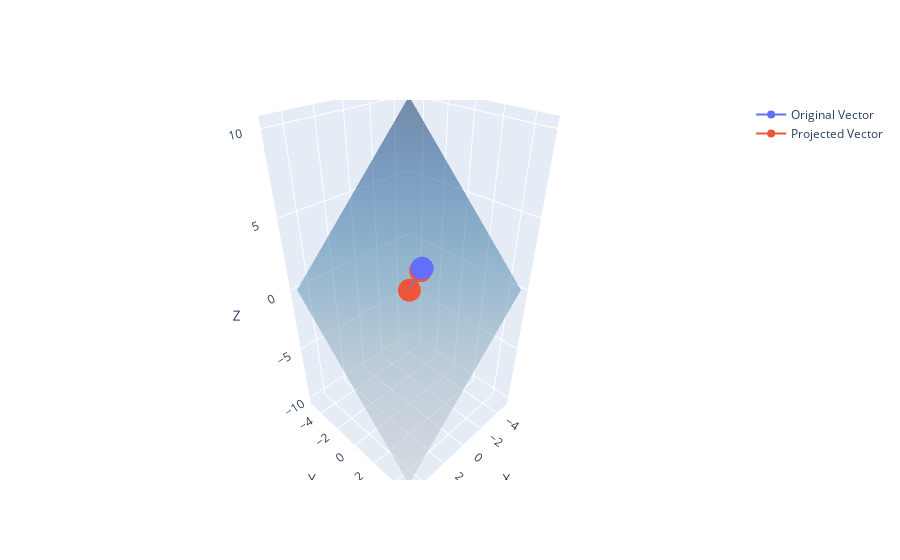

Notebook code cell kept with this figure:
### Markdown cell above
- Gọi $ Ax $ là hình chiếu của vector y lên trên columns space của A. Khi đó ta có: $$ A^T (y - Ax)  = 0 \\ A^T y - A^TAx  = 0 \\ x = (A^TA)^{-1}A^Ty $$

### Code cell
import plotly.graph_objects as go


# Tạo vector
vector = np.array([1, 2, 3])

# Tạo vector pháp tuyến cho mặt phẳng (ví dụ: phương trình mặt phẳng x + y + z = 0)
normal_vector = np.array([1, 1, 1])

# Tính toán hình chiếu của vector lên mặt phẳng
projection = vector - np.dot(vector, normal_vector) / np.dot(normal_vector, normal_vector) * normal_vector

# Tạo mặt phẳng
xx, yy = np.meshgrid(range(-5, 6), range(-5, 6))
zz = -(normal_vector[0]*xx + normal_vector[1]*yy) / normal_vector[2]

# Tạo dữ liệu cho plotly
data = [
    go.Scatter3d(x=[0, vector[0]], y=[0, vector[1]], z=[0, vector[2]], name="Original Vector"),
    go.Scatter3d(x=[0, projection[0]], y=[0, projection[1]], z=[0, projection[2]], name="Projected Vector"),
    go.Surface(x=xx, y=yy, z=zz, opacity=0.5, colorscale='blues', showscale=False)
]

# Tạo layout cho plot
layout = go.Layout(scene=dict(
                    xaxis=dict(title='X'),
                    yaxis=dict(title='Y'),
                    zaxis=dict(title='Z')))

# Tạo figure và vẽ
fig = go.Figure(data=data, layout=layout)
fig.show()

### Figure 1 — Plotly figure (JSON) as saved in the notebook; plotly's stock layout.template omitted (floating-point values rounded to 4 significant figures)
{"data": [{"name": "Original Vector", "type": "scatter3d", "x": [0, 1], "y": [0, 2], "z": [0, 3]}, {"name": "Projected Vector", "type": "scatter3d", "x": [0, -1], "y": [0, 0], "z": [0, 1]}, {"colorscale": [[0, "rgb(247,251,255)"], [0.125, "rgb(222,235,247)"], [0.25, "rgb(198,219,239)"], [0.375, "rgb(158,202,225)"], [0.5, "rgb(107,174,214)"], [0.625, "rgb(66,146,198)"], [0.75, "rgb(33,113,181)"], [0.875, "rgb(8,81,156)"], [1, "rgb(8,48,107)"]], "opacity": 0.5, "showscale": false, "type": "surface", "x": [[-5, -4, -3, -2, -1, 0, 1, 2, 3, 4, 5], [-5, -4, -3, -2, -1, 0, 1, 2, 3, 4, 5], [-5, -4, -3, -2, -1, 0, 1, 2, 3, 4, 5], [-5, -4, -3, -2, -1, 0, 1, 2, 3, 4, 5], [-5, -4, -3, -2, -1, 0, 1, 2, 3, 4, 5], [-5, -4, -3, -2, -1, 0, 1, 2, 3, 4, 5], [-5, -4, -3, -2, -1, 0, 1, 2, 3, 4, 5], [-5, -4, -3, -2, -1, 0, 1, 2, 3, 4, 5], [-5, -4, -3, -2, -1, 0, 1, 2, 3, 4, 5], [-5, -4, -3, -2, -1, 0, 1, 2, 3, 4, 5], [-5, -4, -3, -2, -1, 0, 1, 2, 3, 4, 5]], "y": [[-5, -5, -5, -5, -5, -5, -5, -5, -5, -5, -5], [-4, -4, -4, -4, -4, -4, -4, -4, -4, -4, -4], [-3, -3, -3, -3, -3, -3, -3, -3, -3, -3, -3], [-2, -2, -2, -2, -2, -2, -2, -2, -2, -2, -2], [-1, -1, -1, -1, -1, -1, -1, -1, -1, -1, -1], [0, 0, 0, 0, 0, 0, 0, 0, 0, 0, 0], [1, 1, 1, 1, 1, 1, 1, 1, 1, 1, 1], [2, 2, 2, 2, 2, 2, 2, 2, 2, 2, 2], [3, 3, 3, 3, 3, 3, 3, 3, 3, 3, 3], [4, 4, 4, 4, 4, 4, 4, 4, 4, 4, 4], [5, 5, 5, 5, 5, 5, 5, 5, 5, 5, 5]], "z": [[10, 9, 8, 7, 6, 5, 4, 3, 2, 1, 0], [9, 8, 7, 6, 5, 4, 3, 2, 1, 0, -1], [8, 7, 6, 5, 4, 3, 2, 1, 0, -1, -2], [7, 6, 5, 4, 3, 2, 1, 0, -1, -2, -3], [6, 5, 4, 3, 2, 1, 0, -1, -2, -3, -4], [5, 4, 3, 2, 1, 0, -1, -2, -3, -4, -5], [4, 3, 2, 1, 0, -1, -2, -3, -4, -5, -6], [3, 2, 1, 0, -1, -2, -3, -4, -5, -6, -7], [2, 1, 0, -1, -2, -3, -4, -5, -6, -7, -8], [1, 0, -1, -2, -3, -4, -5, -6, -7, -8, -9], [0, -1, -2, -3, -4, -5, -6, -7, -8, -9, -10]]}], "layout": {"scene": {"xaxis": {"title": {"text": "X"}}, "yaxis": {"title": {"text": "Y"}}, "zaxis": {"title": {"text": "Z"}}}}}
